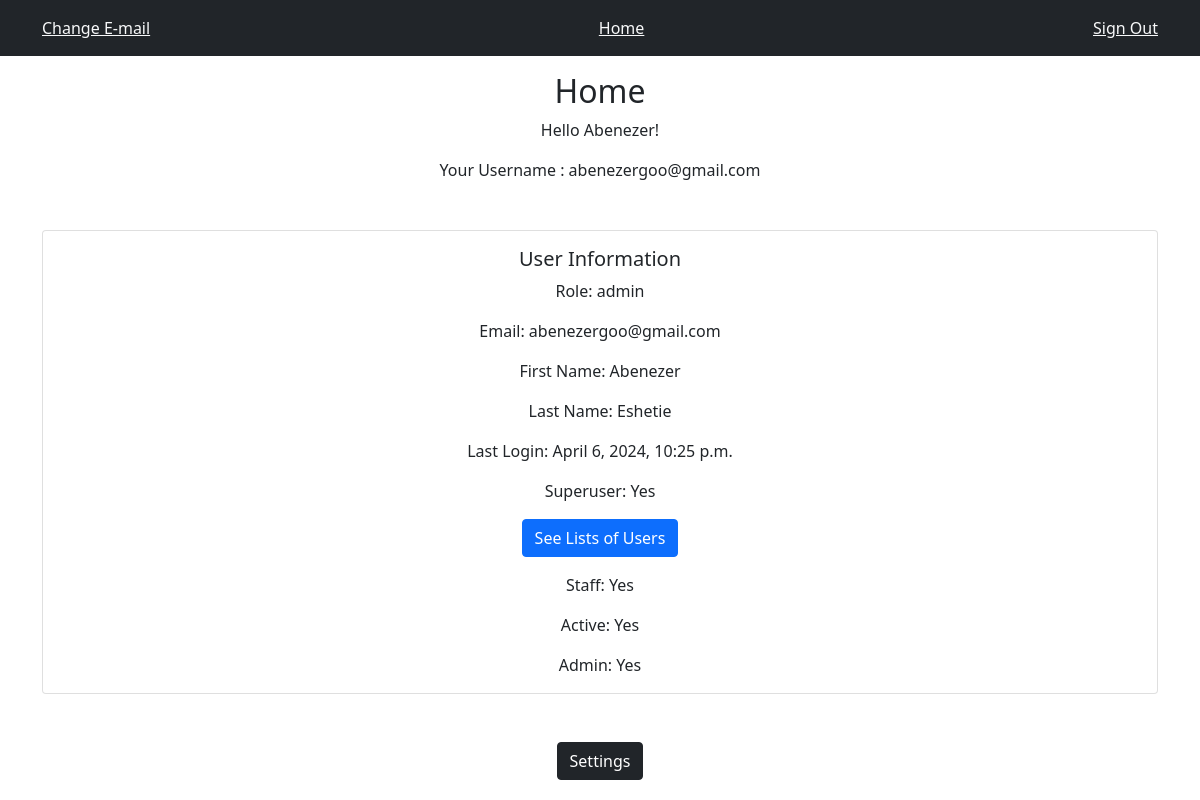
The page /home/ (signed in) on the database its author committed.
### authuser/models.py (models this page shows, shortened)
class User(AbstractBaseUser, PermissionsMixin):
    email = models.EmailField(unique=True)
    first_name = models.CharField(max_length=255, blank=True, null=True)
    last_name = models.CharField(max_length=255, blank=True, null=True)
    username = models.CharField(max_length=255, unique=True, blank=True, null=True)
    role = models.CharField(max_length=25, choices=CustomUserManager.Roles.choices, default=CustomUserManager.Roles.FOOTBALL_PLAYER)
    is_staff = models.BooleanField(default=False)
    is_superuser = models.BooleanField(default=False)
    is_active = models.BooleanField(default=True)
    created_at = models.DateTimeField(auto_now_add=True)
    objects = CustomUserManager()
    USERNAME_FIELD = 'email'
    EMAIL_FIELD = 'email'
    REQUIRED_FIELDS = []
    class Meta:
        verbose_name = 'User'
        verbose_name_plural = 'Users'
    def __str__(self):
        return self.email

### templates/dashboard/home.html (shortened to what this page needs)
{% extends 'account/base.html' %}
{% block content %}
<div class="text-center">
    <h2>Home</h2>
    <p>Hello {{ user.first_name }}!</p>
    <p>Your Username : {{ user }}</p>
    <div class="container">
        {% if user.is_authenticated %}
        <div class="card mt-5">
            <div class="card-body">
                <h5 class="card-title">User Information</h5>
                <p class="card-text">Role: {{ user.role }}</p>
                <p class="card-text">Email: {{ user.email }}</p>
                {% if user.first_name %}
                <p class="card-text">First Name: {{ user.first_name }}</p>
                {% endif %}
                {% if user.last_name %}
                <p class="card-text">Last Name: {{ user.last_name }}</p>
                {% endif %}
                {% if user.last_login %}
                <p class="card-text">Last Login: {{ user.last_login }}</p>
                {% endif %}
                {% if user.is_superuser %}
                <p class="card-text">Superuser: Yes</p>
                {% endif %}
                {% if user.role == 'admin' %}
                <a class="btn btn-primary mb-3" href="/auth/users">See Lists of Users</a>
                {% endif %}
                {% if user.is_staff %}
                <p class="card-text">Staff: Yes</p>
                {% endif %}
                {% if user.is_active %}
                <p class="card-text">Active: Yes</p>
                {% endif %}
                {% if user.role == 'admin' %}
                <p class="card-text">Admin: Yes</p>
                {% else %}
                <p class="card-text">Admin: No</p>
                {% endif %}
            </div>
        </div>
        {% endif %}
    </div>
    <a class="btn btn-dark mt-5" href="{% url 'socialaccount_connections' %}">Settings</a>
</div>
{% endblock %}

### rows shown on the page
User: first_name "Abenezer", email "abenezergoo@gmail.com", role "admin", last_name "Eshetie", last_login "April 6, 2024, 10:25 p.m."
